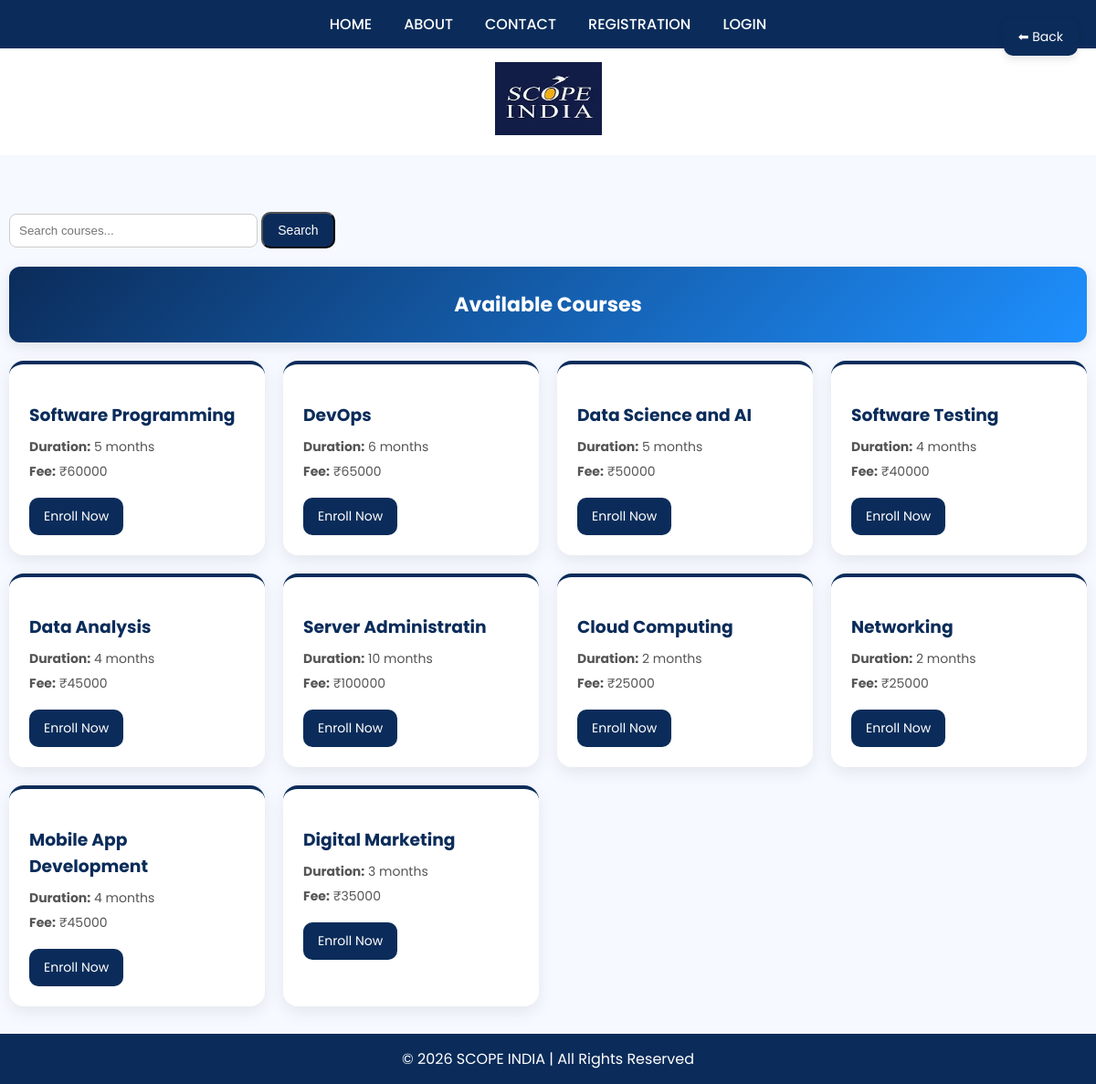
The app's page /student/courses/ (signed in) with its own data.
### student/models.py (models this page shows, shortened)
class Course(models.Model):
    name=models.CharField(max_length=100)
    duration=models.CharField(max_length=50)
    fee=models.IntegerField()

### student/views.py (the view)
# urls.py: path('courses/', views.course_list, name='courses'),
def course_list(request):
    student_id = request.session.get('user')
    if not student_id:
        return redirect('login')
    courses = Course.objects.all()
    return render(request, 'courses.html', {
        'courses': courses
    })

### templates/courses.html (shortened to what this page needs)
{% extends 'base.html' %}
{% load static %}
{% block content %}
<div class="course-container">
    <form method="GET" style="margin-top:20px;">
    <input type="text" name="q" placeholder="Search courses..."
           style="padding:10px; width:250px; border-radius:8px; border:1px solid #ccc;">
    <button type="submit" class="btn">Search</button>
    </form>
    <div style="display:flex; justify-content:space-between; align-items:center; margin-bottom:20px;">
    <a href="/student/dashboard/" class="back_btn">⬅ Back</a>
    </div>
    <div class="course-header">
         Available Courses
    </div>
    <div class="course-grid">
        {% for course in courses %}
            <div class="course-card">
                <h3>{{ course.name }}</h3>
                <p><b>Duration:</b> {{ course.duration }}</p>
                <p><b>Fee:</b> ₹{{ course.fee }}</p>
                <a class="btn" href="{% url 'signup_course' course.id %}">
                    Enroll Now
                </a>
            </div>
        {% empty %}
            <div class="empty">
                <h3>No courses available</h3>
            </div>
        {% endfor %}
    </div>
</div>
{% endblock %}

### templates/base.html (shortened to what this page needs)
{% load static %}
<!DOCTYPE html>
<html>
<head>
</head>
<body>
<div class="navbar {% if request.path == '/' %}home{% else %}scrolled{% endif %}" id="navbar">
    <a href="{% url 'home' %}">HOME</a>
<a href="{% url 'about' %}">ABOUT</a>
<a href="{% url 'contact' %}">CONTACT</a>
<a href="{% url 'register' %}">REGISTRATION</a>
<a href="{% url 'login' %}">LOGIN</a>
</div>
{% if request.path != '/' %}
<div class="logo">
    <img src="{% static 'images/logo.webp' %}" alt="Scope India Logo" width="10%">
</div>
{% endif %}
<div class="content">
    {% block content %}{% endblock %}
</div>
<div class="footer">
    © 2026 SCOPE INDIA | All Rights Reserved
</div>
</body>
</html>

### templates/base.html (style rules this page uses)
body { margin: 0; font-family: 'Poppins', sans-serif; background: #f5f7fb; }
p { color:blue }
.logo { text-align: center; padding: 15px; background: white; }
.logo img { height: 80px; }
.navbar { position: sticky; top: 0; z-index: 1000; display: flex; justify-content: center; gap: 35px; padding: 14px; transition: 0.3s; }
.navbar.scrolled { background: #0b2c5a; }
.navbar a { color: white; text-decoration: none; font-weight: 500; position: relative; }
.content { min-height: 80vh; }
.footer { background: #0b2c5a; color: white; text-align: center; padding: 15px; }

### templates/courses.html (style rules this page uses)
body { background: #f6f9ff; }
.course-header { background: linear-gradient(135deg, #0b2c5a, #1e90ff); color: white; padding: 25px; border-radius: 12px; text-align: center; font-size: 22px; font-weight: bold; box-shadow: 0 4px 15px rgba(0,0,0,0.1); }
.course-container { padding: 30px 10px; }
.course-grid { display: grid; grid-template-columns: repeat(auto-fit, minmax(260px, 1fr)); gap: 20px; margin-top: 20px; }
.course-card { background: white; padding: 22px; border-radius: 16px; box-shadow: 0 6px 18px rgba(0,0,0,0.08); border-top: 4px solid #0b2c5a; transition: 0.3s; }
.course-card h3 { color: #0b2c5a; margin-bottom: 10px; }
.course-card p { color: #555; margin: 6px 0; font-size: 14px; }
.btn { display: inline-block; margin-top: 12px; padding: 10px 16px; background: #0b2c5a; color: white; text-decoration: none; border-radius: 10px; font-size: 14px; transition: 0.3s; }
.back_btn { position: fixed; top: 20px; right: 20px; background: #0b2c5a; color: white; padding: 10px 16px; text-decoration: none; border-radius: 10px; font-size: 14px; z-index: 1000; box-shadow: 0 4px 10px rgba(0,0,0,0.1); }

### records on screen
Course: name "Software Programming", duration "5 months", fee "60000"
Course: name "DevOps", duration "6 months", fee "65000"
Course: name "Data Science and AI", duration "5 months", fee "50000"
Course: name "Software Testing", duration "4 months", fee "40000"
Course: name "Data Analysis", duration "4 months", fee "45000"
Course: name "Server Administratin", duration "10 months", fee "100000"
Course: name "Cloud Computing", duration "2 months", fee "25000"
Course: name "Networking", duration "2 months", fee "25000"
Course: name "Mobile App Development", duration "4 months", fee "45000"
Course: name "Digital Marketing", duration "3 months", fee "35000"
